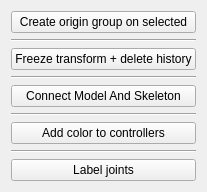
      <widget class="QWidget" name="cleanUp_frame" native="true">
       <layout class="QVBoxLayout" name="verticalLayout_3">
        <item>
         <widget class="QPushButton" name="orig_button">
          <property name="sizePolicy">
           <sizepolicy hsizetype="Minimum" vsizetype="Preferred">
            <horstretch>0</horstretch>
            <verstretch>0</verstretch>
           </sizepolicy>
          </property>
          <property name="text">
           <string>Create origin group on selected</string>
          </property>
         </widget>
        </item>
        <item>
         <widget class="Line" name="line_11">
          <property name="orientation">
           <enum>Qt::Horizontal</enum>
          </property>
         </widget>
        </item>
        <item>
         <widget class="QPushButton" name="frzTrs_delHist_button">
          <property name="sizePolicy">
           <sizepolicy hsizetype="Minimum" vsizetype="Preferred">
            <horstretch>0</horstretch>
            <verstretch>0</verstretch>
           </sizepolicy>
          </property>
          <property name="text">
           <string>Freeze transform + delete history</string>
          </property>
         </widget>
        </item>
        <item>
         <widget class="Line" name="line_10">
          <property name="orientation">
           <enum>Qt::Horizontal</enum>
          </property>
         </widget>
        </item>
        <item>
         <widget class="QPushButton" name="connectMod_button">
          <property name="sizePolicy">
           <sizepolicy hsizetype="Minimum" vsizetype="Preferred">
            <horstretch>0</horstretch>
            <verstretch>0</verstretch>
           </sizepolicy>
          </property>
          <property name="toolTip">
           <string>Select first the controler, the model grp and then the joint grp.</string>
          </property>
          <property name="text">
           <string>Connect Model And Skeleton</string>
          </property>
         </widget>
        </item>
        <item>
         <widget class="Line" name="line_8">
          <property name="orientation">
           <enum>Qt::Horizontal</enum>
          </property>
         </widget>
        </item>
        <item>
         <widget class="QPushButton" name="colorCtrl_button">
          <property name="sizePolicy">
           <sizepolicy hsizetype="Minimum" vsizetype="Preferred">
            <horstretch>0</horstretch>
            <verstretch>0</verstretch>
           </sizepolicy>
          </property>
          <property name="toolTip">
           <string>Automatic.</string>
          </property>
          <property name="text">
           <string>Add color to controllers</string>
          </property>
         </widget>
        </item>
        <item>
         <widget class="Line" name="line_9">
          <property name="orientation">
           <enum>Qt::Horizontal</enum>
          </property>
         </widget>
        </item>
        <item>
         <widget class="QPushButton" name="labelJnt_button">
          <property name="sizePolicy">
           <sizepolicy hsizetype="Minimum" vsizetype="Preferred">
            <horstretch>0</horstretch>
            <verstretch>0</verstretch>
           </sizepolicy>
          </property>
          <property name="text">
           <string>Label joints</string>
          </property>
         </widget>
        </item>
       </layout>
      </widget>
